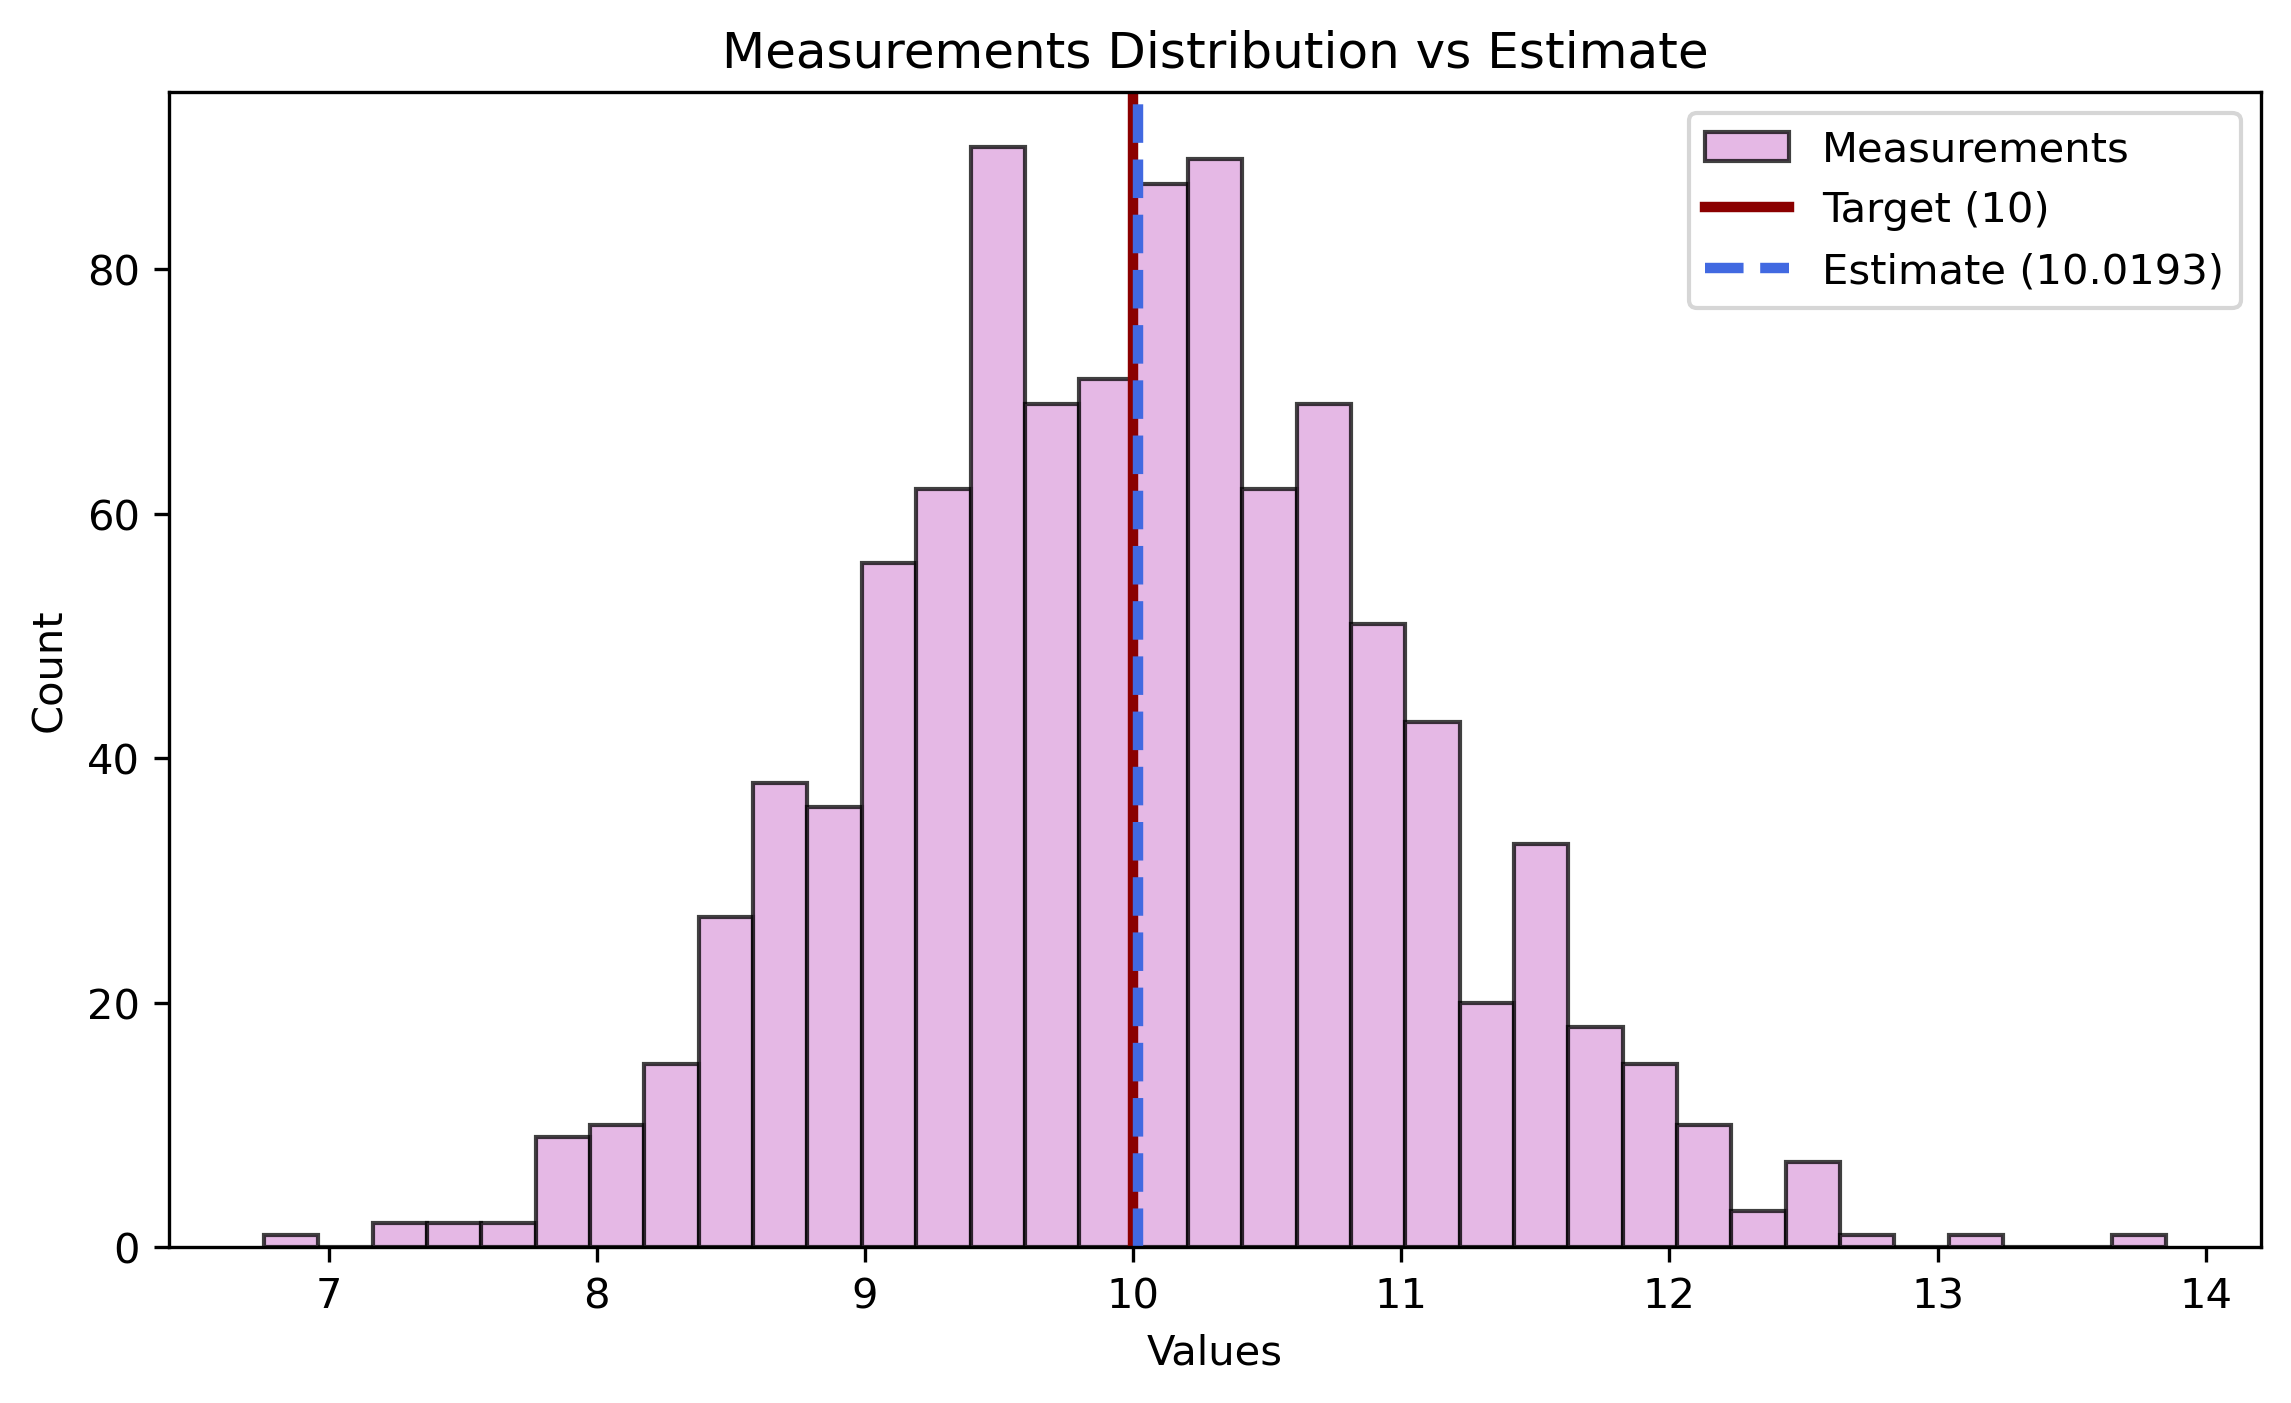

Reproduce this figure in Python.
import numpy as np
import matplotlib.pyplot as plt

target_val = 10
samples = 1000

np.random.seed(42)
noise_data = np.random.normal(0, 1, samples)
measured_y = target_val + noise_data

calc_x = np.mean(measured_y)
diff_x = calc_x - target_val

print(f"Target:   {target_val:.4f}")
print(f"Estimate: {calc_x:.4f}")
print(f"Error:    {diff_x:.4f}")

plt.figure(figsize=(9, 5))
plt.hist(measured_y, bins=35, color='plum', edgecolor='black', alpha=0.75, label='Measurements')

plt.axvline(target_val, color='darkred', linestyle='-', linewidth=2.5, label=f'Target ({target_val})')
plt.axvline(calc_x, color='royalblue', linestyle='--', linewidth=2.5, label=f'Estimate ({calc_x:.4f})')

plt.title('Measurements Distribution vs Estimate')
plt.xlabel('Values')
plt.ylabel('Count')
plt.legend()

plt.savefig('ex7.png', dpi=300, bbox_inches='tight')
plt.show()
